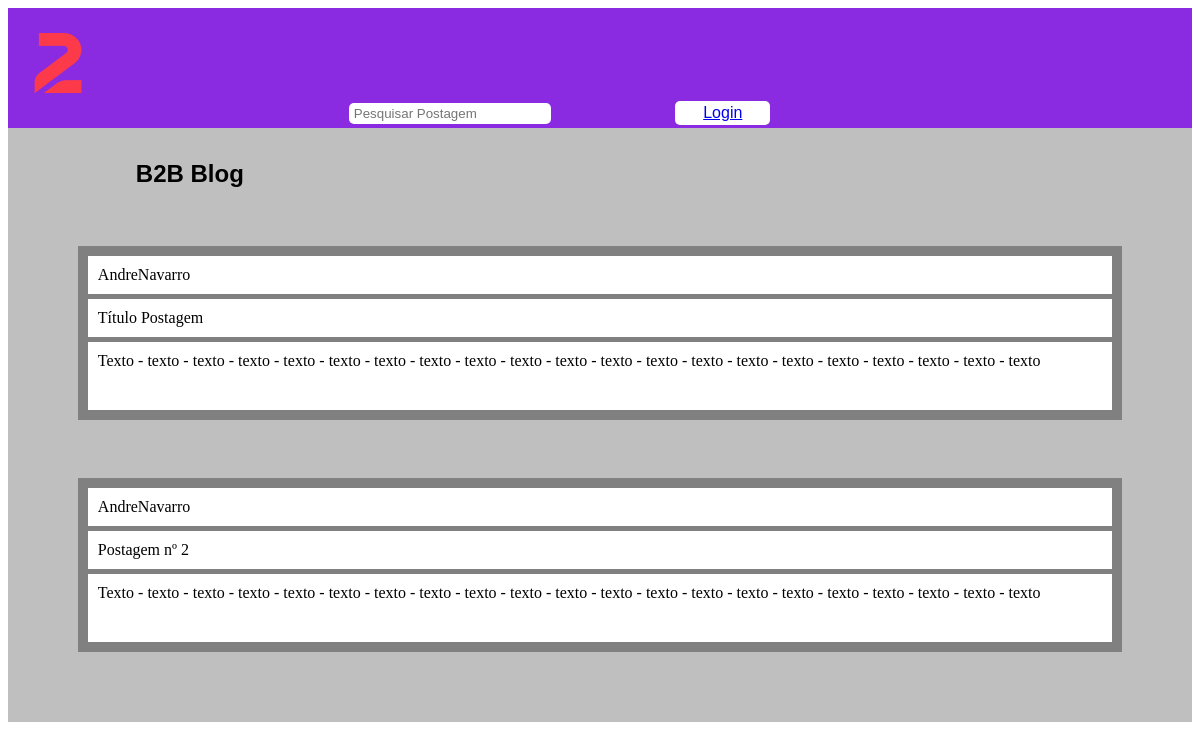
The page / on the database its author committed.
### tables this page shows
CREATE TABLE `postagem` (
  `idpostagem` int NOT NULL,
  `titulo` varchar(45) NOT NULL,
  `texto` varchar(500) NOT NULL,
  `data` datetime NOT NULL,
  `usuario_idusuario` int NOT NULL
);

CREATE TABLE `usuario` (
  `idusuario` int NOT NULL,
  `nome` varchar(45) NOT NULL,
  `email` varchar(45) NOT NULL,
  `username` varchar(45) NOT NULL,
  `senha` varchar(45) NOT NULL,
  `tipouser` tinyint NOT NULL
);

### index.php (the view, shortened to what this page needs)
<?php
	require_once "App/Config/config.php";
?>
<!DOCTYPE html>
<html>
<head>
	<link rel="stylesheet" type="text/css" href="App/Public/assets/styles/header.css">
	<link rel="stylesheet" type="text/css" href="App/Public/assets/styles/home.css">
	<link rel="stylesheet" type="text/css" href="App/Public/assets/styles/postagem.css">
</head>
<body>
	<header>
		<img src="App/Public/assets/images/logo.png" style="width: 50px; margin: 25px">
		<input type="text" name="post" placeholder="Pesquisar Postagem">
		<button type="button"><a href="App/View/Login/login.php">Login</a></button>
	</header>
	<section>
		<h1 class="titulo-pagina">B2B Blog</h1>
		<?php
			foreach($db->query("SELECT username, titulo, texto FROM usuario INNER JOIN postagem ON usuario.idusuario = postagem.usuario_idusuario") as $row) {
				echo "<ol>";
					echo "<li><p class='autor'>" . $row['username'] . "</p></li>";
					echo "<li><p class='titulo-post'>" . $row['titulo'] . "</p></li>";
					echo "<li><p class='texto'>" . $row['texto'] . "</p></li>";
				echo "</ol>";
			}
		?>
	</section>
</body>
</html>

### App/Public/assets/styles/header.css (style rules this page uses)
header { height: 100px; width: 100%; padding-bottom: 20px; background-color: #8a2be2; }
input { border: none; display: inline-block; padding: 3px 20px 3px 5px; margin-left: 20%; margin-right: 10%; border-radius: 5px; }
button { border: none; color: black; padding: 3px 28px; text-align: center; text-decoration: none; display: inline-block; font-size: 16px; margin: 4px 2px; cursor: pointer; justify-content: right; background-color: white; border-radius: 5px; }
img { width: 50px; margin: 25px; }

### App/Public/assets/styles/home.css (style rules this page uses)
section { background-color: #bfbfbf; padding: 1%; }
h2, h1.titulo-pagina { font-family: 'Lucida Sans', 'Lucida Sans Regular', 'Lucida Grande', 'Lucida Sans Unicode', Geneva, Verdana, sans-serif; margin-left: 10%; }

### App/Public/assets/styles/postagem.css (style rules this page uses)
ol { margin: 5%; padding: 5px; background-color: grey; }
li { list-style: none; margin: 5px; padding: 5px; background-color: white; }
p.autor { margin: 5px; }
p.titulo-post { margin: 5px; }
p.texto { margin: 5px; padding-bottom: 30px; }

### rows shown on the page
postagem: usuario_idusuario.username "AndreNavarro", titulo "Título Postagem", texto "Texto - texto - texto - texto - texto - texto - texto - texto - texto - texto - texto - texto - texto - texto - texto - texto - texto - texto - texto - texto - texto"
postagem: usuario_idusuario.username "AndreNavarro", titulo "Postagem nº 2", texto "Texto - texto - texto - texto - texto - texto - texto - texto - texto - texto - texto - texto - texto - texto - texto - texto - texto - texto - texto - texto - texto"
